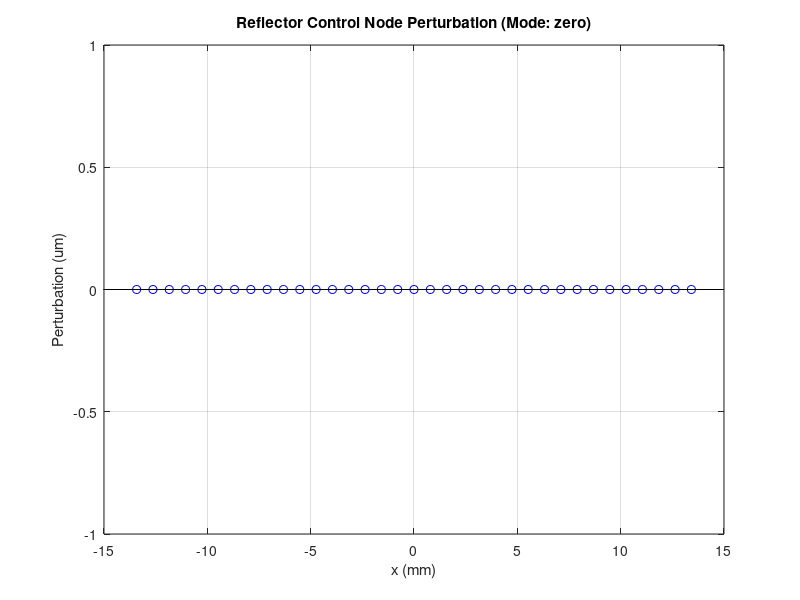

Recreate this plot in MATLAB.
%==========================================================================
% generate_divider_surface.m
%
% Function: Generate the reflector perturbation data file divider_surface.txt,
%           to be read by generate_reflector_stl.m and compute_H_from_surface.m.
%
% Description:
%   divider_surface.txt stores the perturbation values of 35 control nodes
%   (unit: m). These 35 nodes correspond to positions sampled every 3 points
%   from the 103-point full-resolution coordinates.
%   Parameter settings must be consistent with generate_reflector_stl.m.
%
% Perturbation modes (switched via the perturb_mode parameter):
%   'zero'  — no perturbation, all zeros (for verifying the standard paraboloid)
%   'sine'  — sinusoidal perturbation (for testing perturbation effect)
%
% Output file:
%   divider_surface.txt  — perturbation values of 35 control nodes
%                          (1 row x 35 columns, unit: m)
%
%==========================================================================

clc;
clear;

%% ========================================================================
%  Part 1: Parameter settings (must be consistent with generate_reflector_stl.m)
%% ========================================================================

% Reference scaling factor
scale = 3.8;

% Number of sample points per segment between control nodes
pts_per_segment = 3;

% Number of full-resolution sample points in x direction
n_x = 103;

% Total width in x direction (m)
x_span = (n_x - 1) * 3 / scale * 1e-3 / pts_per_segment;

% Number of control nodes (one every pts_per_segment points)
n_ctrl = (n_x - 1) / pts_per_segment + 1;   % = 35

% Full-resolution x coordinates (from positive to negative, consistent with generate_reflector_stl.m)
x_full = -linspace(-x_span/2, x_span/2, n_x);   % 1x103, unit: m

% x coordinates of control nodes (sampled every 3 points from full-resolution)
ctrl_node_idx = 1 : pts_per_segment : n_x;       % indices: 1,4,7,...,103
x_ctrl = x_full(ctrl_node_idx);                  % 1x35, unit: m

fprintf('Number of control nodes: %d\n', n_ctrl);
fprintf('x range: %.3f ~ %.3f mm\n', min(x_ctrl)*1e3, max(x_ctrl)*1e3);

%% ========================================================================
%  Part 2: Select perturbation mode
%% ========================================================================

% Toggle this parameter to select the perturbation type: 'zero' or 'sine'
perturb_mode = 'zero';

%% ========================================================================
%  Part 3: Generate perturbation data
%% ========================================================================

switch perturb_mode

    case 'zero'
        %------------------------------------------------------------------
        % No perturbation: all zeros
        % Purpose: verify standard paraboloid, used as the initial state for optimization
        %------------------------------------------------------------------
        surf_ctrl_pts = zeros(1, n_ctrl);
        fprintf('Perturbation mode: zero (no perturbation)\n');

    case 'sine'
        %------------------------------------------------------------------
        % Sinusoidal perturbation
        % Parameters:
        %   sine_amplitude  — perturbation amplitude (m), recommended not to exceed reflector depth limit
        %   sine_periods    — number of complete cycles within the reflector width
        %   sine_phase_deg  — initial phase (degrees)
        %------------------------------------------------------------------
        sine_amplitude = 0.1 / scale * 1e-3;   % perturbation amplitude (m), approx. 0.029 mm
        sine_periods   = 2;                      % number of sine periods
        sine_phase_deg = 0;                      % initial phase (degrees)

        surf_ctrl_pts = sine_amplitude ...
                        * sin(2 * pi * sine_periods * x_ctrl / x_span ...
                              + sine_phase_deg * pi / 180);

        fprintf('Perturbation mode: sine\n');
        fprintf('  Amplitude: %.4f um\n', sine_amplitude * 1e6);
        fprintf('  Periods: %d\n', sine_periods);

    otherwise
        error('Unknown perturbation mode: %s\nSupported modes: zero, sine', perturb_mode);
end

%% ========================================================================
%  Part 4: Write to file
%% ========================================================================

output_file = 'divider_surface.txt';
dlmwrite(output_file, surf_ctrl_pts, 'delimiter', ' ', 'precision', '%.10e');
fprintf('Perturbation file written to: %s\n', output_file);

%% ========================================================================
%  Part 5: Preview perturbation distribution
%% ========================================================================

figure(1);
stem(x_ctrl * 1e3, surf_ctrl_pts * 1e6, 'b', 'LineWidth', 1.5);
xlabel('x (mm)');
ylabel('Perturbation (um)');
title(sprintf('Reflector Control Node Perturbation (Mode: %s)', perturb_mode));
grid on;
